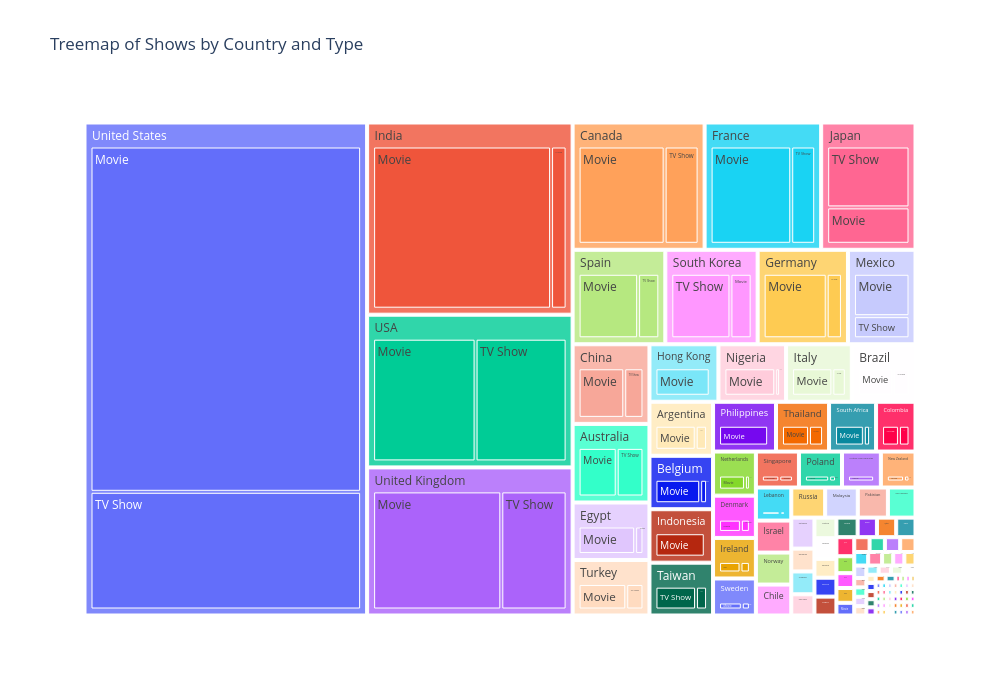

Notebook code for this chart:
### Code cell
# Handle multiple countries in one entry
df['country'] = df['country'].fillna('Unknown')
df = df.assign(country=df['country'].str.split(',')).explode('country')
df['country'] = df['country'].str.strip()

# Create the treemap: shows by country and type
fig = px.treemap(df,
                 path=['country', 'type'],
                 title='Treemap of Shows by Country and Type',
                 width=1000,   # increase width
                 height=700)   # increase height

fig.show()

### Figure 1 — Plotly figure (JSON) as saved in the notebook; plotly's stock layout.template omitted (floating-point values rounded to 4 significant figures; data arrays with more than 128 entries replaced by an {"elided": "..."} marker saying what was removed)
{"data": [{"branchvalues": "total", "domain": {"x": [0, 1], "y": [0, 1]}, "hovertemplate": "labels=%{label}<br>count=%{value}<br>parent=%{parent}<br>id=%{id}<extra></extra>", "ids": {"elided": "310 str values"}, "labels": {"elided": "310 str values"}, "name": "", "parents": {"elided": "310 str values"}, "type": "treemap", "values": {"elided": "310 int values"}}], "layout": {"height": 700, "legend": {"tracegroupgap": 0}, "title": {"text": "Treemap of Shows by Country and Type"}, "width": 1000}}
